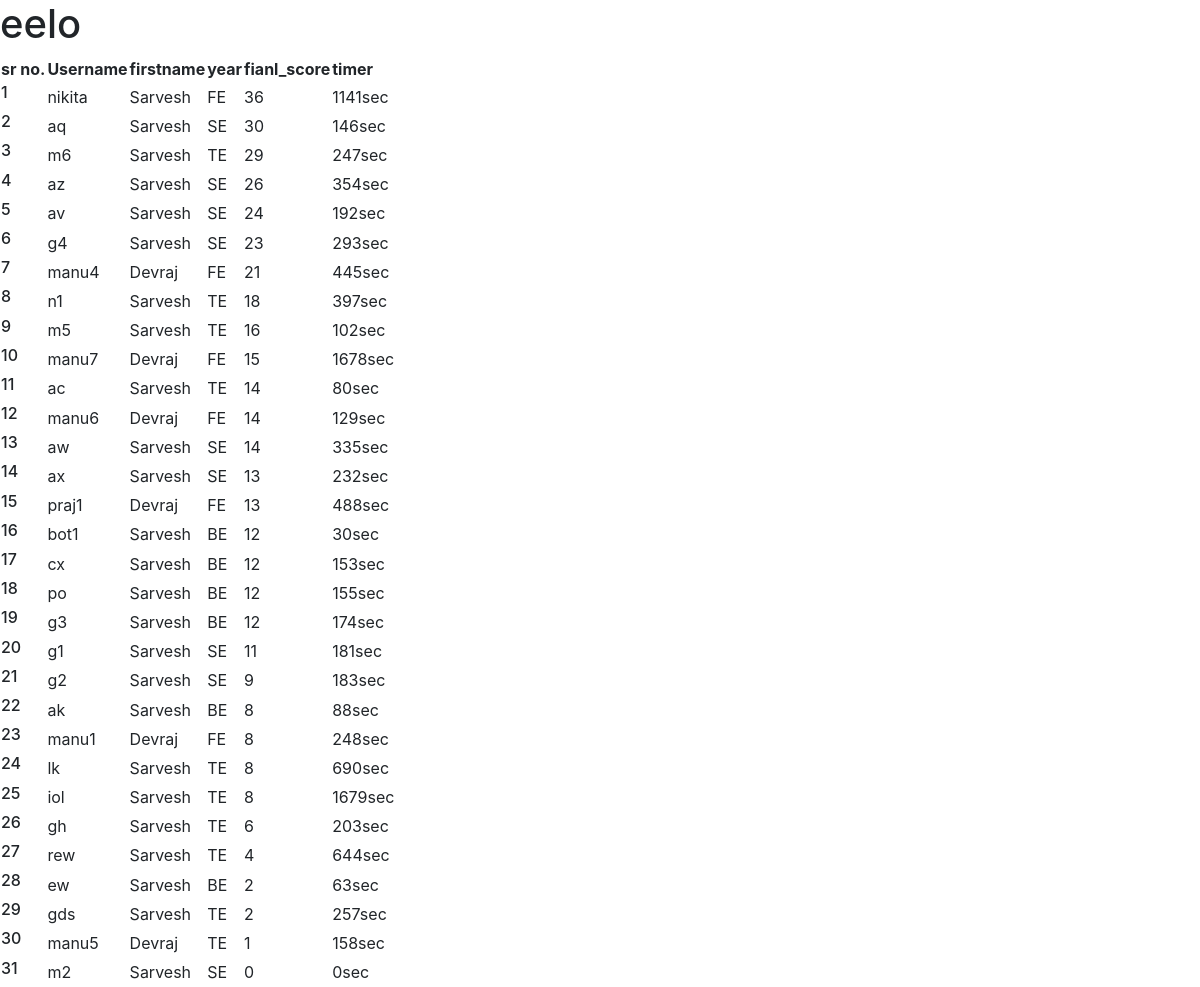
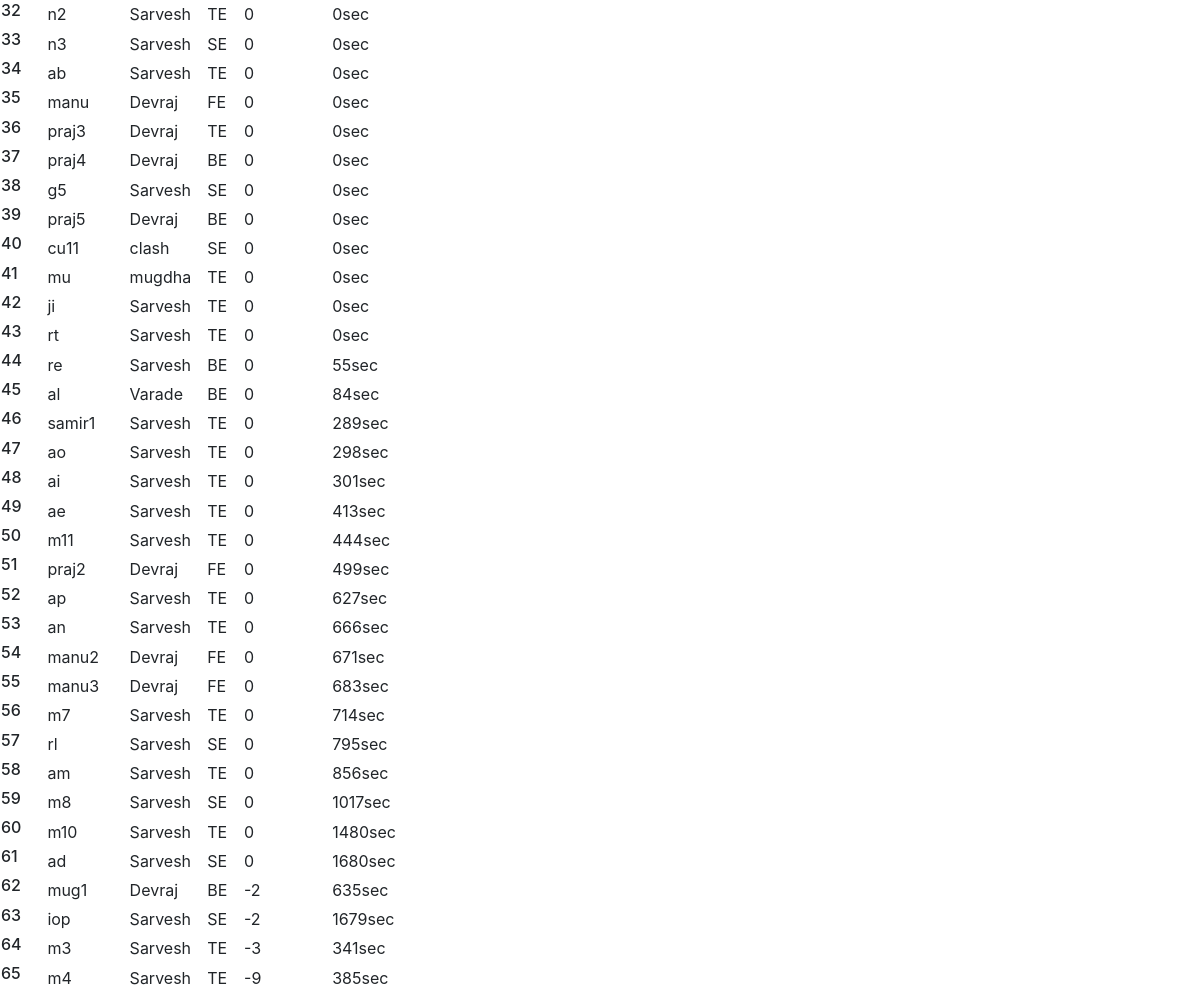
The page /leaderboard/ on the database as committed earlier (2 pictures, top to bottom).
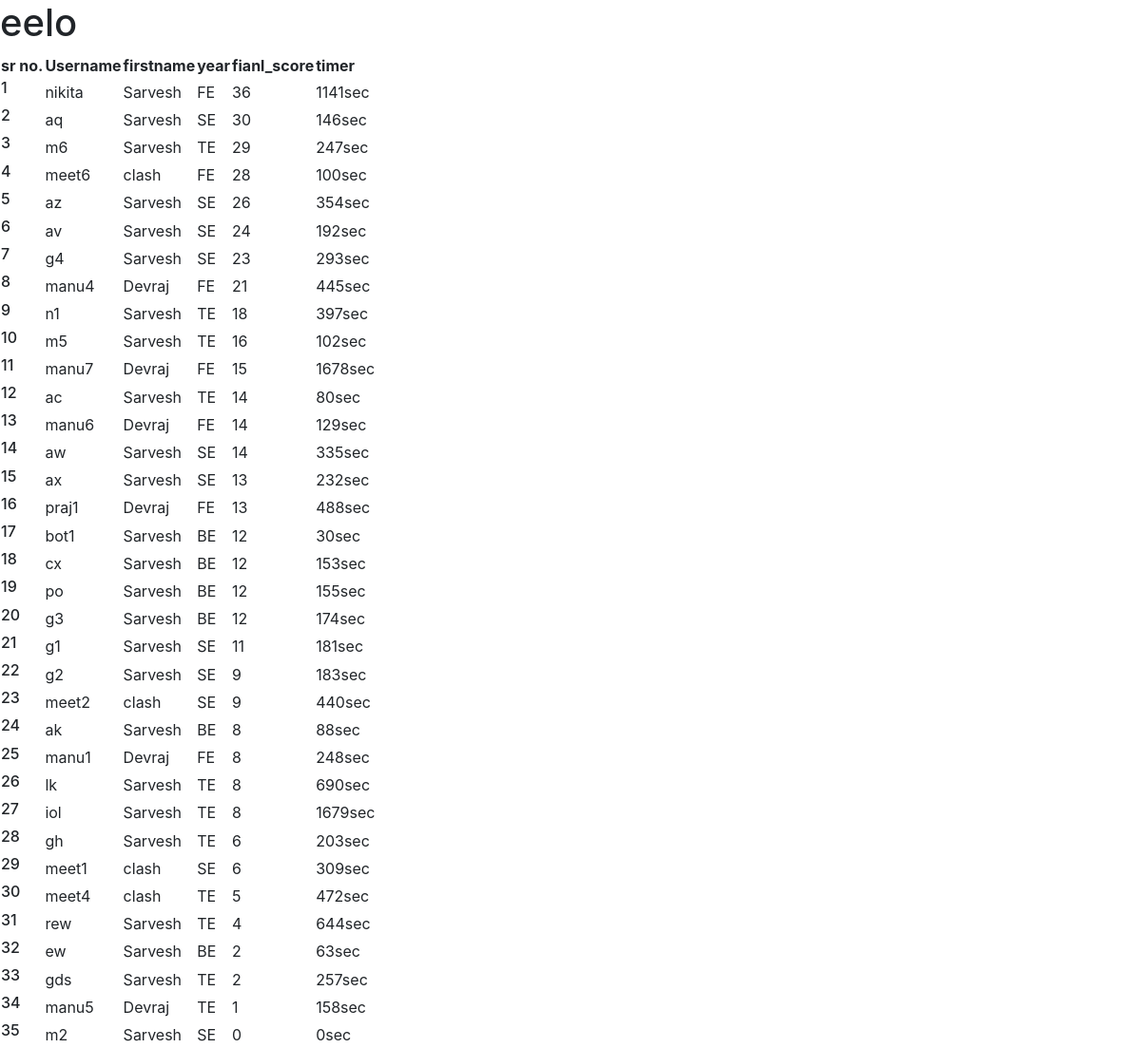
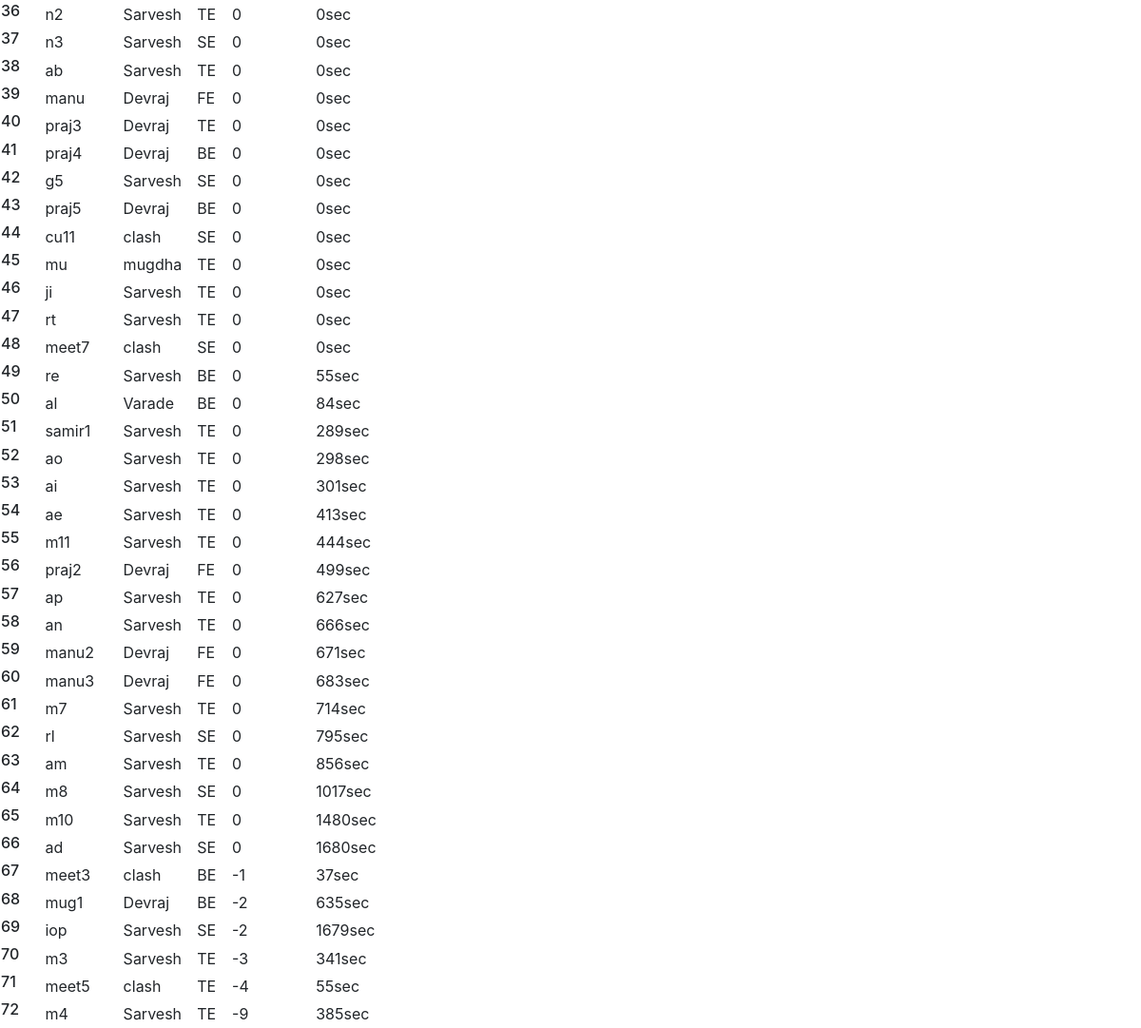
The same page on the database as committed later (2 pictures, top to bottom).
### Quiz/models.py (models this page shows, shortened)
class extendeduser(models.Model):
    number = models.CharField(max_length=20,null=True,default="")
    year = models.CharField(max_length=20, choices=YEAR_CHOICE,null=True,default="")
    user = models.OneToOneField(User,null=True,on_delete=models.CASCADE)
    final_score = models.IntegerField(default=0)
    marking_positive=models.IntegerField(default=4)
    marking_negative=models.IntegerField(default=-2)
    number_of_submits=models.IntegerField(default=0)
    random_ques = models.TextField(null=True)
    active = models.BooleanField(default=True)
    time_counter=models.IntegerField(null=True,default=0)
    time_rz_counter=models.IntegerField(null=True,default=0)
    time_speed = models.IntegerField(null=True,default=1000)
    red_zone_active = models.BooleanField(default=False)
    correct_ques = models.IntegerField(default=0)
    num_of_lifeline = models.IntegerField(default =0)
    prev_que_correct = models.BooleanField(default=False)
    questions_alloted = models.BooleanField(default=False)
    level = models.CharField(max_length=20,default="1")
    tab = models.IntegerField(default=25)
    redzone_skipped = models.BooleanField(default=False)
    login_time = models.DateTimeField(null=True)

### Quiz/views.py (the view)
# urls.py: path('leaderboard/',views.leaderboard,name='leaderboard'),
def leaderboard(request):
        profiles = extendeduser.objects.all()
        profiles = extendeduser.objects.order_by('-final_score','time_counter')
        context = {'profile': profiles , 'user':request.user}
        return  render(request,'Quiz/leaderboard.html',context)

### Quiz/templates/Quiz/leaderboard.html
{% extends 'Quiz/layout.html' %}
{% block content %}
<h1>eelo</h1>
<table class="rwd-table">
    <tbody>
        <tr>
            <th>sr no.</th>
            <th>Username</th>
            <th>firstname</th>
            <th>year</th>
            <th>fianl_score</th>
            <th>timer</th>
        </tr>
            {% for profil in profile %}
            <tr>
                <td data-th="sr no.">
                    <h6>{{ forloop.counter }}</h6>
                </td>
                <td data-th="Supplier username">
                    {{profil.user.username}}
                </td>
                <td data-th="Supplier username">
                    {{profil.user.first_name}}
                <td data-th="year">
                    {{profil.year}}
                </td>
                <td data-th="fianl_score">
                    {{profil.final_score}}
                </td>
                <td data-th="time">
                    {{profil.time_counter}}sec
                </td>
            </tr>
            {% endfor %}
    </tbody>
</table>
{% endblock content %}

### Quiz/templates/Quiz/layout.html (shortened to what this page needs)
<!doctype html>
<html lang="en">
  <head>
    <link rel="stylesheet" href="https://stackpath.bootstrapcdn.com/bootstrap/4.3.1/css/bootstrap.min.css">
  </head>
  <body>
{% block content %}
{% endblock content %}
  </body>
</html>

Rows that differ between the two databases and show on the page:
added extendeduser: user.username "meet6", user.first_name "clash", year "FE", final_score "28", time_counter "100"
added extendeduser: user.username "meet2", user.first_name "clash", year "SE", final_score "9", time_counter "440"
added extendeduser: user.username "meet1", user.first_name "clash", year "SE", final_score "6", time_counter "309"
added extendeduser: user.username "meet4", user.first_name "clash", year "TE", final_score "5", time_counter "472"
added extendeduser: user.username "meet7", user.first_name "clash", year "SE", final_score "0", time_counter "0"
added extendeduser: user.username "meet3", user.first_name "clash", year "BE", final_score "-1", time_counter "37"
added extendeduser: user.username "meet5", user.first_name "clash", year "TE", final_score "-4", time_counter "55"
